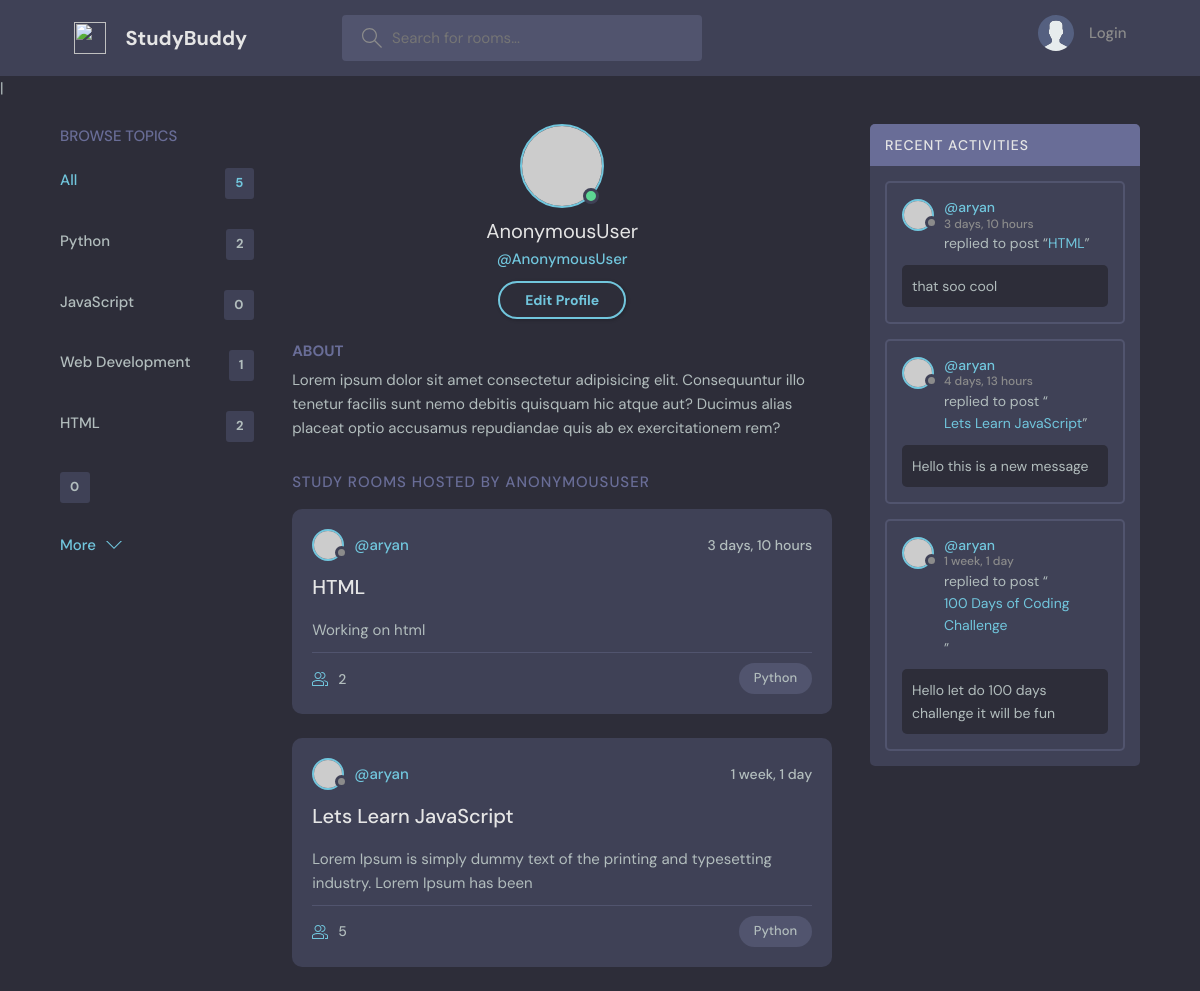
The app's page /profile/1 with its own data.
### base/models.py (models this page shows, shortened)
class Topic (models.Model):
    name = models.CharField(max_length=200)

class Room(models.Model):
    topic=models.ForeignKey(Topic , on_delete=models.SET_NULL , null=True)
    host= models.ForeignKey(User , on_delete=models.CASCADE , null=True)
    name = models.CharField(max_length=200)
    description = models.TextField(null=  True , blank=True)
    participants= models.ManyToManyField(User , related_name='participants' , blank = True)
    updated = models.DateTimeField(auto_now=True)
    created = models.DateTimeField(auto_now_add=True)
    class Meta:
        ordering = ['-created' , '-updated']
    def __str__(self):
        return self.name

class Message(models.Model):
    host= models.ForeignKey(User , on_delete=models.CASCADE)
    room = models.ForeignKey(Room , on_delete=models.CASCADE)
    body = models.TextField(blank=True , null=True )
    updated = models.DateTimeField(auto_now=True)
    created = models.DateTimeField(auto_now_add=True)
    class Meta:
        ordering=['-created']
    def __str__(self):
        return (self.body[0:50] if self.body else "None")

### base/views.py (the view)
# urls.py: path('profile/<str:pk>' , views.Profile , name='profile'),
def Profile(request , pk):
    user = User.objects.get(id=pk)
    rooms = user.room_set.all()
    room_messages = user.message_set.all()
    topic = Topic.objects.all()
    context={'user': user , 'rooms':rooms , 'room_messages' : room_messages , 'topic' : topic}
    return render (request , 'base/profile.html' , context)

### templates/base/profile.html
{% extends 'main.html' %}
{% block content %}
|  <main class="profile-page layout layout--3">
    <div class="container">
      {% include 'base/show_topic_component.html' %}
      <div class="roomList">
        <div class="profile">
          <div class="profile__avatar">
            <div class="avatar avatar--large active">
              <img src="https://randomuser.me/api/portraits/men/11.jpg" />
            </div>
          </div>
          <div class="profile__info">
            <h3>{{request.user}}</h3>
            <p>@{{request.user}}</p>
            <a href="{% url 'edit-profile' %}" class="btn btn--main btn--pill">Edit Profile</a>
          </div>
          <div class="profile__about">
            <h3>About</h3>
            <p>
              Lorem ipsum dolor sit amet consectetur adipisicing elit. Consequuntur illo tenetur
              facilis sunt nemo debitis quisquam hic atque aut? Ducimus alias placeat optio
              accusamus repudiandae quis ab ex exercitationem rem?
            </p>
          </div>
        </div>
        <div class="roomList__header">
          <div>
            <h2>Study Rooms Hosted by {{request.user}}</a>
            </h2>
          </div>
        </div>
        {% include 'base/show_rooms_component.html' %}
      </div>
      {% include 'base/Recent_activity_component.html' %}
    </div>
  </main>
  {% endblock content %}

### templates/base/show_topic_component.html
<div class="topics">
    <div class="topics__header">
      <h2>Browse Topics</h2>
    </div>
    <ul class="topics__list">
      <li>
        <a href="{% url 'home' %}" class="active">All <span>{{topic.count}}</span></a>
      </li>
      {% for val in topic %}
      <li>
        <a href="{% url 'home' %}?q={{val.name}}">{{val.name}} <span>{{val.room_set.count}} </span></a>
      </li>
      {%endfor%}
    </ul>
    <a class="btn btn--link" href="{% url 'topics' %}">
      More
      <svg version="1.1" xmlns="http://www.w3.org/2000/svg" width="32" height="32" viewBox="0 0 32 32">
        <title>chevron-down</title>
        <path d="M16 21l-13-13h-3l16 16 16-16h-3l-13 13z"></path>
      </svg>
    </a>
  </div>

### templates/base/show_rooms_component.html (shortened to what this page needs)
{% for room in rooms %}
<div class="roomListRoom">
    <div class="roomListRoom__header">
      <a href="{% url 'profile' room.host.id %}" class="roomListRoom__author">
        <div class="avatar avatar--small">
          <img src="https://randomuser.me/api/portraits/women/11.jpg" />
        </div>
        <span>@{{room.host.username}}</span>
      </a>
      <div class="roomListRoom__actions">
        <span>{{room.created | timesince}}</span>
      </div>
    </div>
    <div class="roomListRoom__content">
      <a href="{% url 'room' room.id %}">{{room.name}}</a>
      <p>
        {{room.description}}
      </p>
    </div>
    <div class="roomListRoom__meta">
      <a href="{% url 'room' room.id %}" class="roomListRoom__joined">
       {{room.participants.count}}
      </a>
      <p class="roomListRoom__topic">{{room.topic.name}}</p>
    </div>
  </div>
  {% endfor %}

### templates/base/Recent_activity_component.html (shortened to what this page needs)
<div class="activities">
    <div class="activities__header">
      <h2>Recent Activities</h2>
    </div>
    {%for message in room_messages %}
    <div class="activities__box">
      <div class="activities__boxHeader roomListRoom__header">
        <a href="{% url 'profile' request.user.id %}" class="roomListRoom__author">
          <div class="avatar avatar--small">
            <img src="https://randomuser.me/api/portraits/women/11.jpg" />
          </div>
          <p>
            @{{message.host}}
            <span>{{message.created | timesince}}</span>
          </p>
        </a>
      </div>
      <div class="activities__boxContent">
        <p>replied to post “<a href="{% url 'room' message.room.id %}">{{message.room}}</a>”</p>
        <div class="activities__boxRoomContent">
          {{message}}
        </div>
      </div>
    </div>
    {%endfor%}
  </div>

### records on screen
Topic: name "Python", room_set.count "2"
Topic: name "JavaScript", room_set.count "0"
Topic: name "Web Development", room_set.count "1"
Topic: name "HTML", room_set.count "2"
Topic: room_set.count "0"
Room: host.username "aryan", created "3 days, 10 hours", name "HTML", description "Working on html", participants.count "2", topic.name "Python"
Room: host.username "aryan", created "1 week, 1 day", name "Lets Learn JavaScript", description "Lorem Ipsum is simply dummy text of the printing and typesetting industry. Lorem Ipsum has been", participants.count "5", topic.name "Python"
Message: host "aryan", created "3 days, 10 hours", room "HTML", body "that soo cool"
Message: host "aryan", created "4 days, 13 hours", room "Lets Learn JavaScript", body "Hello this is a new message"
Message: host "aryan", created "1 week, 1 day", room "100 Days of Coding Challenge", body "Hello let do 100 days challenge it will be fun"

### other values on screen
{{ topic.count }} "5"
{{ request.user }} "AnonymousUser"
{{ request.user }} "ANONYMOUSUSER"
